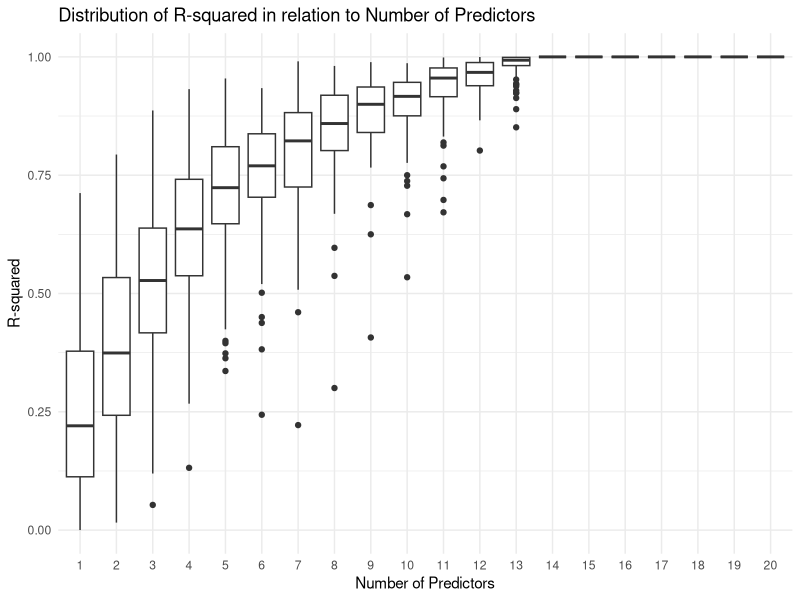
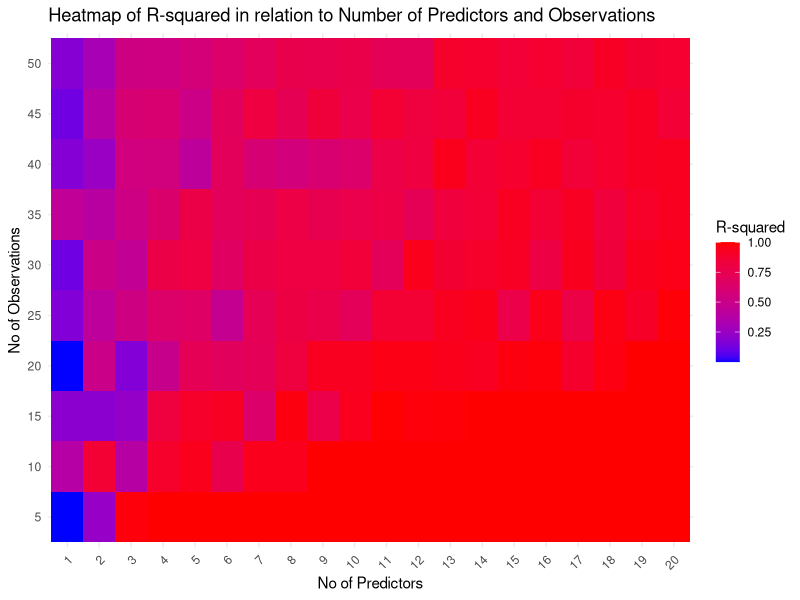
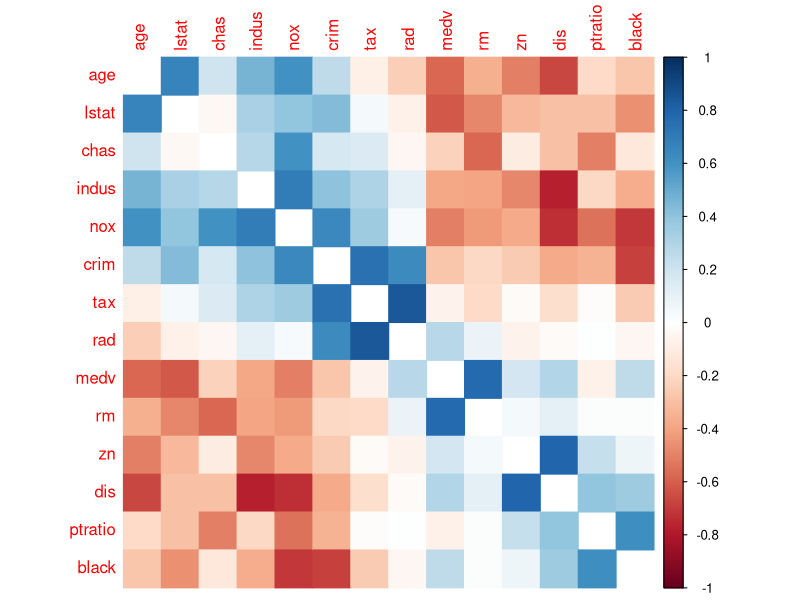
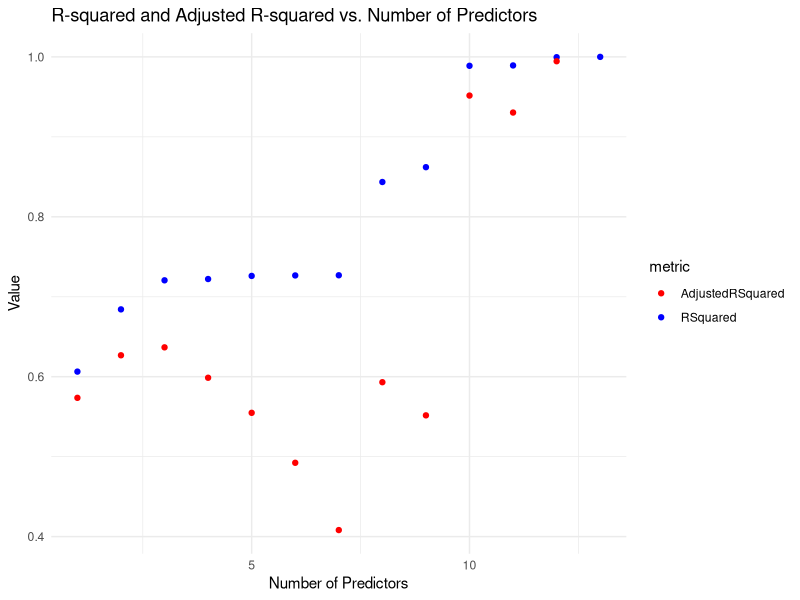
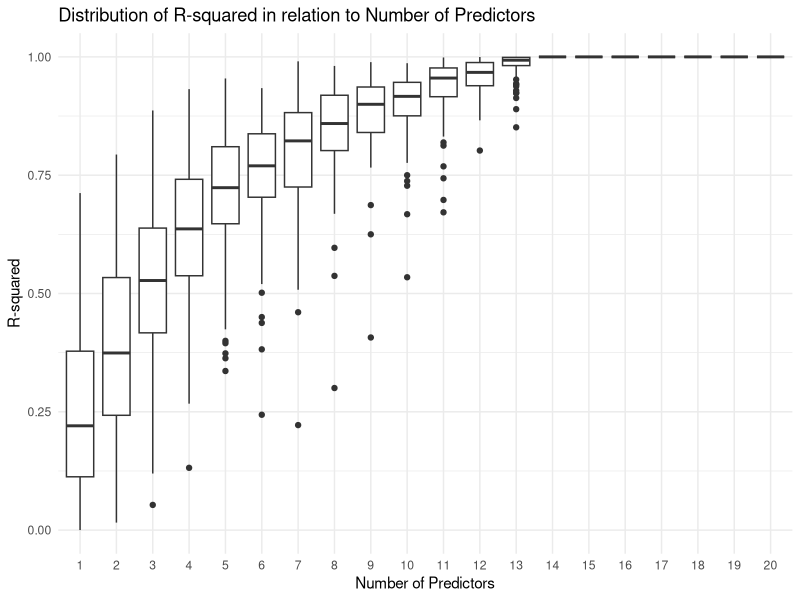
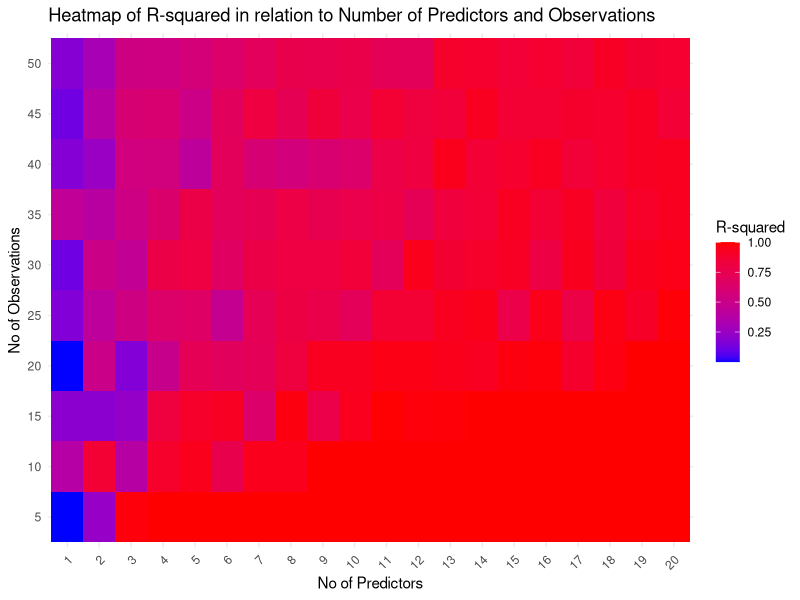
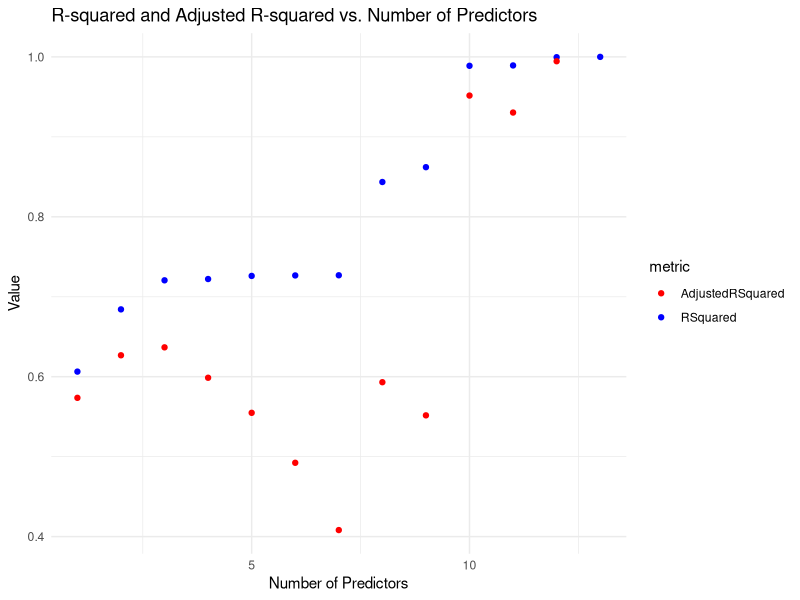

Write R code to recreate these figures, in order.
## ---- chunk 1
knitr::opts_chunk$set(echo = TRUE)
## ---- chunk 2
library(ggplot2)
library(dplyr)
library(MASS)

set.seed(42)

# function to fit linear model and to get r-squared
mc_simulation <- function(n, p) {
  X <- matrix(rnorm(n * p), nrow = n, ncol = p)
  beta <- rep(1, p)
  e <- rnorm(n, mean = 0, sd = 2)
  y <- X %*% beta + e 
  fit <- lm(y ~ X)
  R2 <- summary(fit)$r.squared
  return(R2)
}
## ---- chunk 3
# setting the number of simulations, observations and predictors
simulations <- 100
observations <- seq(5, 50, by = 5)
predictors <- seq(1, 20, by = 1)

data <- expand.grid(observations = observations, predictors = predictors)
results <- matrix(nrow = simulations * length(observations) * length(predictors), ncol = 3)

index = 1
for (i in observations) {
  for (j in predictors) {
    for (k in seq(1, simulations)) {
      results[index,] = c(i, j, mc_simulation(i, j))
      index <- index + 1
    }
  }
}

res <- as.data.frame(results)
colnames(res) <- c("observations", "predictors", "r.squared")

## ---- chunk 4
filtered_res <- res %>%
  filter(observations == 15)

print(filtered_res)
## ---- chunk 5

# Boxplot of R-squared values grouped by the number of predictors
ggplot(filtered_res, aes(x = factor(predictors), y = r.squared)) +
  geom_boxplot() +
  labs(title = "Distribution of R-squared in relation to Number of Predictors",
       x = "Number of Predictors",
       y = "R-squared") +
  theme_minimal()
ggsave("boxplot.png")
## ---- chunk 6
# Heatmap of R-squared in relation to observations and predictors 
ggplot(res, aes(x = factor(predictors), y = factor(observations), fill = r.squared)) +
  geom_tile() + 
  scale_fill_gradient(low = "blue", high = "red", name = "R-squared") +
  labs(title = "Heatmap of R-squared in relation to Number of Predictors and Observations",
       x = "No of Predictors",
       y = "No of Observations") +
  theme_minimal() +
  theme(axis.text.x = element_text(angle = 45, hjust = 1))
ggsave("heatmap.png")

## ---- chunk 7
# load data about Boston Housing
bdata <- Boston

head(bdata)
summary(bdata)
# check the missing data and duplicates
sum(is.na(bdata))
sum(duplicated(bdata))

set.seed(42)
n_predictors <- ncol(bdata)
chunk <- bdata[sample(nrow(bdata), size = n_predictors), ] 
## ---- chunk 8
 library(corrplot)

corrplot(cor(chunk), method = "color", order = "AOE", diag = FALSE)
## ---- chunk 9
target <- "medv"
corrl <- cor(chunk)[, "medv"]
sorted_cor <- sort(abs(corrl), decreasing = TRUE)
sorted_cor <- sorted_cor[names(sorted_cor) != "medv"]

# Loop to model regressions with an increasing number of predictors
reslt <- data.frame(
  NumPredictors = integer(),
  RSquared = numeric(),
  AdjustedRSquared = numeric()
)

for (i in 1:length(sorted_cor)) {
  param <- names(sorted_cor)[1:i]
  reg <- as.formula(paste("medv", "~", paste(param, collapse = "+")))
  
  model <- lm(reg, data = chunk)
  
  reslt <- rbind(reslt, data.frame(
    NumPredictors = i,
    RSquared = summary(model)$r.squared,
    AdjustedRSquared = summary(model)$adj.r.squared
  ))
}

## ---- chunk 10
library(tidyr)
# Reshape the data frame to long format
results_long <- pivot_longer(reslt, cols = c("RSquared", "AdjustedRSquared"), names_to = "metric", values_to = "values")

# Plot the values of r-squared and adjusted r-squared for different models
ggplot(results_long, aes(x = NumPredictors, y = values, color = metric)) +
  geom_point() +
  theme_minimal() +
  labs(x = "Number of Predictors", y = "Value", title = "R-squared and Adjusted R-squared vs. Number of Predictors") +
  scale_color_manual(values = c("RSquared" = "blue", "AdjustedRSquared" = "red"))
ggsave("scatter.png")
